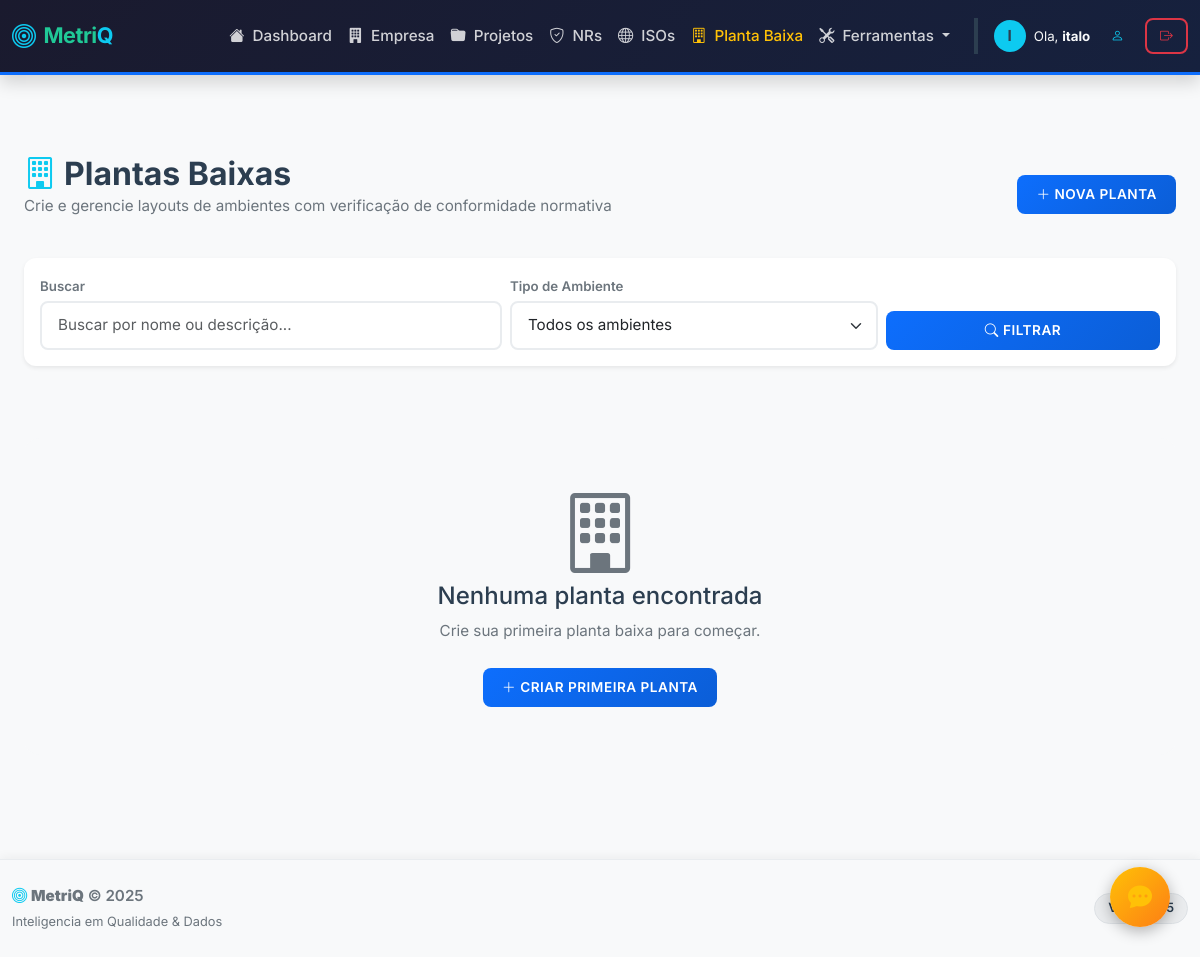
/planta-baixa (signed in), run on an earlier commit of the app's database.
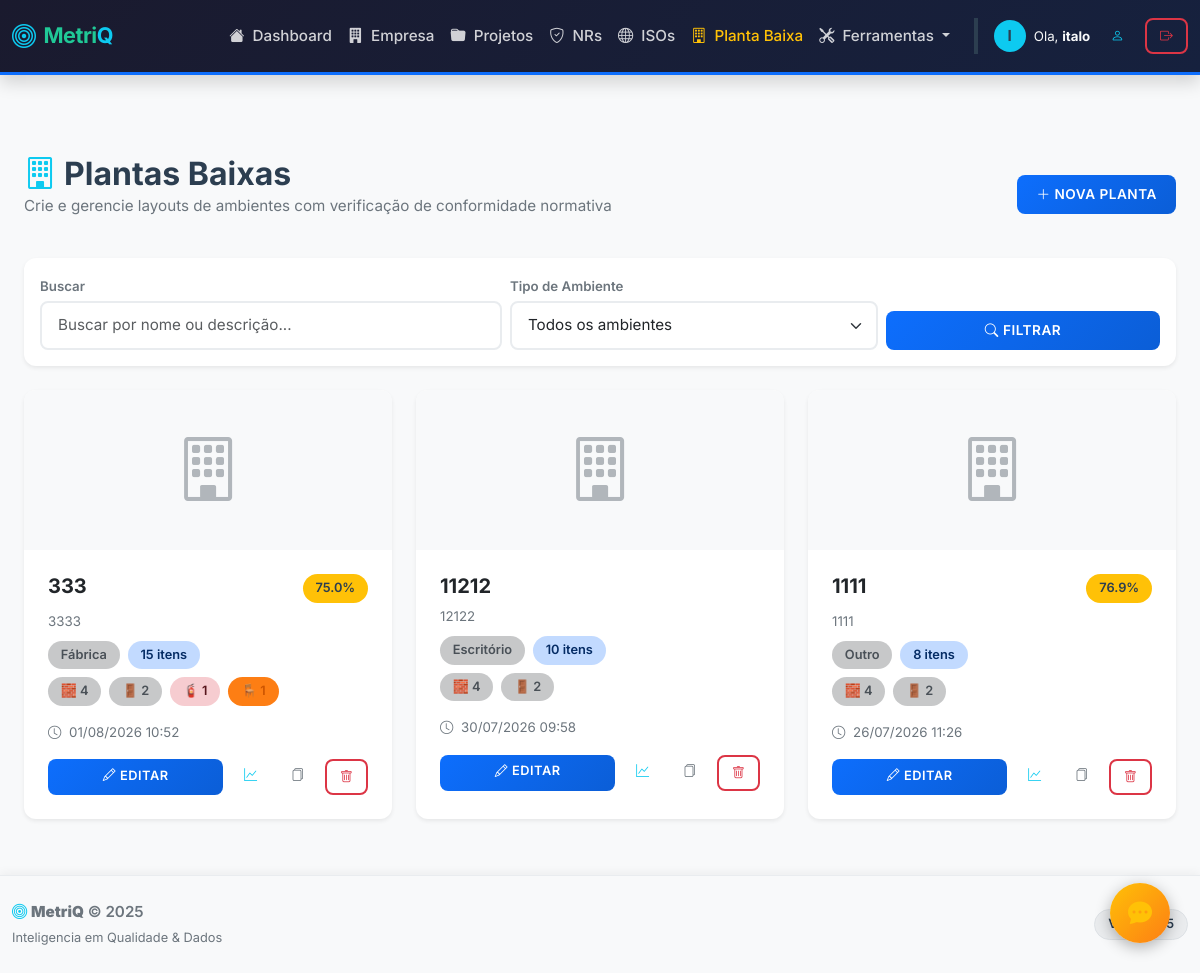
And on a later commit of the database.
### qualidade_flask/models.py (models this page shows, shortened)
class PlantaBaixa(db.Model):
    __tablename__ = 'planta_baixa'
    id = db.Column(db.Integer, primary_key=True)
    nome = db.Column(db.String(200), nullable=False)
    descricao = db.Column(db.Text, default='')
    tipo_ambiente = db.Column(db.String(50), default='')
    setor = db.Column(db.String(100), default='')
    area_total_m2 = db.Column(db.Float, default=0.0)
    largura_real = db.Column(db.Float, default=0.0)
    altura_real = db.Column(db.Float, default=0.0)
    canvas_data = db.Column(db.JSON)
    thumbnail = db.Column(db.Text, default='')
    checklist_conformidade = db.Column(db.JSON, default=dict)
    observacoes_conformidade = db.Column(db.JSON, default=dict)
    data_criacao = db.Column(db.DateTime, default=datetime.now)
    data_atualizacao = db.Column(db.DateTime, default=datetime.now, onupdate=datetime.now)
    user_id = db.Column(db.Integer, db.ForeignKey('user.id'), nullable=False, index=True)
    empresa_id = db.Column(db.Integer, db.ForeignKey('empresa.id'), nullable=True, index=True)
    def contar_objetos(self):
        default = {'total': 0, 'paredes': 0, 'portas': 0, 'janelas': 0, 'extintores': 0, 'saidas': 0, 'maquinas': 0,
                   'mesas': 0, 'cadeiras': 0, 'lava_olhos': 0, 'sinalizacao': 0, 'colunas': 0, 'escadas': 0, 'area_m2': 0}
        if not self.canvas_data or not isinstance(self.canvas_data, dict):
            return default
        objetos = self.canvas_data.get('objects', [])
        if not isinstance(objetos, list):
            return default
        total = len(objetos)
        return {
            'total': total,
            'paredes': sum(1 for o in objetos if o.get('objectType') == 'parede'),
            'portas': sum(1 for o in objetos if o.get('objectType') == 'porta'),
            'janelas': sum(1 for o in objetos if o.get('objectType') == 'janela'),
            'extintores': sum(1 for o in objetos if o.get('objectType') == 'extintor'),
            'saidas': sum(1 for o in objetos if o.get('objectType') == 'saida'),
            'maquinas': sum(1 for o in objetos if o.get('objectType') == 'maquina'),
            'mesas': sum(1 for o in objetos if o.get('objectType') == 'mesa'),
            'cadeiras': sum(1 for o in objetos if o.get('objectType') == 'cadeira'),
            'lava_olhos': sum(1 for o in objetos if o.get('objectType') == 'lava_olhos'),
            'sinalizacao': sum(1 for o in objetos if o.get('objectType') == 'sinalizacao'),
            'colunas': sum(1 for o in objetos if o.get('objectType') == 'coluna'),
            'escadas': sum(1 for o in objetos if o.get('objectType') == 'escada'),
            'area_m2': float(self.area_total_m2 or 0)
        }
    def calcular_conformidade(self):
        default_stats = {'total': 0, 'conformes': 0, 'nao_conformes': 0, 'nao_aplicaveis': 0, 'percentual': 0}
        if not self.checklist_conformidade:
            return 0, default_stats
        respostas = self.checklist_conformidade
        total = len(respostas)
        conformes = sum(1 for r in respostas.values() if r == 'conforme')
        nao_conformes = sum(1 for r in respostas.values() if r == 'nao_conforme')
        nao_aplicaveis = sum(1 for r in respostas.values() if r == 'nao_aplicavel')
        total_aplicaveis = total - nao_aplicaveis
        percentual = round((conformes / total_aplicaveis) * 100, 1) if total_aplicaveis > 0 else 0
        stats = {'total': total, 'conformes': conformes, 'nao_conformes': nao_conformes, 'nao_aplicaveis': nao_aplicaveis, 'percentual': percentual}
        return percentual, stats

### qualidade_flask/blueprints/planta_baixa.py (the view)
@planta_baixa.route('/planta-baixa')
@login_required
def lista():
    busca = request.args.get('busca', '')
    tipo_filtro = request.args.get('tipo', '')
    query = PlantaBaixa.query.filter_by(user_id=current_user.id)
    if busca:
        query = query.filter(
            (PlantaBaixa.nome.ilike(f'%{busca}%')) |
            (PlantaBaixa.descricao.ilike(f'%{busca}%'))
        )
    if tipo_filtro:
        query = query.filter(PlantaBaixa.tipo_ambiente == tipo_filtro)
    plantas = query.order_by(PlantaBaixa.data_atualizacao.desc()).all()
    tipos = db.session.query(PlantaBaixa.tipo_ambiente).filter(
        PlantaBaixa.user_id == current_user.id,
        PlantaBaixa.tipo_ambiente != '',
        PlantaBaixa.tipo_ambiente.isnot(None)
    ).distinct().all()
    tipos = [t[0] for t in tipos if t[0]]
    return render_template('planta_baixa/lista.html', plantas=plantas, busca=busca, tipo_filtro=tipo_filtro, tipos=tipos)

### qualidade_flask/templates/planta_baixa/lista.html (shortened to what the changed rows need)
{% extends "base.html" %}
{% block content %}
<div class="container py-4">
    <div class="d-flex justify-content-between align-items-center mb-4">
        <div>
            <h2 class="fw-bold mb-0"><i class="bi bi-building text-info me-2"></i>Plantas Baixas</h2>
        </div>
    </div>
    {% if plantas %}
    <div class="row g-4">
        {% for planta in plantas %}
        {% set stats = planta.contar_objetos() %}
        {% set pct_conformidade, _ = planta.calcular_conformidade() %}
        <div class="col-md-6 col-lg-4">
            <div class="card h-100 border-0 shadow-sm hover-shadow transition">
                {% if planta.thumbnail %}
                <div class="card-img-top bg-light" style="height:160px;overflow:hidden;">
                    <img src="{{ planta.thumbnail }}" alt="{{ planta.nome }}" style="width:100%;height:100%;object-fit:contain;">
                </div>
                {% else %}
                <div class="card-img-top bg-light d-flex align-items-center justify-content-center" style="height:160px;">
                    <i class="bi bi-building display-3 text-muted opacity-50"></i>
                </div>
                {% endif %}
                <div class="card-body">
                    <div class="d-flex justify-content-between align-items-start mb-2">
                        <h5 class="card-title fw-bold mb-0 text-truncate">{{ planta.nome }}</h5>
                        {% if pct_conformidade > 0 %}
                        <span class="badge {% if pct_conformidade >= 80 %}bg-success{% elif pct_conformidade >= 50 %}bg-warning text-dark{% else %}bg-danger{% endif %}">
                            {{ pct_conformidade }}%
                        </span>
                        {% endif %}
                    </div>
                    {% if planta.descricao %}
                    <p class="card-text text-muted small mb-2">{{ planta.descricao[:80] }}{% if planta.descricao|length > 80 %}...{% endif %}</p>
                    {% endif %}
                    <div class="d-flex gap-2 flex-wrap mb-2 small">
                        {% if planta.tipo_ambiente %}
                        <span class="badge bg-dark bg-opacity-25 text-dark-emphasis fw-semibold">{{ planta.tipo_ambiente }}</span>
                        {% endif %}
                        {% if stats.total > 0 %}
                        <span class="badge bg-primary bg-opacity-25 text-primary-emphasis fw-semibold">{{ stats.total }} itens</span>
                        {% endif %}
                    </div>
                    <div class="d-flex gap-2 flex-wrap mb-3 small">
                        {% if stats.paredes > 0 %}<span class="badge bg-dark bg-opacity-25 text-dark-emphasis fw-semibold">🧱 {{ stats.paredes }}</span>{% endif %}
                        {% if stats.portas > 0 %}<span class="badge bg-dark bg-opacity-25 text-dark-emphasis fw-semibold">🚪 {{ stats.portas }}</span>{% endif %}
                        {% if stats.extintores > 0 %}<span class="badge bg-danger bg-opacity-25 text-danger-emphasis fw-semibold">🧯 {{ stats.extintores }}</span>{% endif %}
                        {% if stats.mesas > 0 %}<span class="badge bg-orange bg-opacity-25 text-orange-emphasis fw-semibold">🪑 {{ stats.mesas }}</span>{% endif %}
                    </div>
                    <div class="text-muted small mb-3">
                        <i class="bi bi-clock me-1"></i>
                        {{ planta.data_atualizacao.strftime('%d/%m/%Y %H:%M') if planta.data_atualizacao else planta.data_criacao.strftime('%d/%m/%Y %H:%M') }}
                    </div>
                    <div class="d-flex gap-2">
                        <a href="{{ url_for('planta_baixa.construtor', id=planta.id) }}" class="btn btn-primary btn-sm flex-grow-1">
                            <i class="bi bi-pencil me-1"></i>Editar
                        </a>
                        <a href="{{ url_for('planta_baixa.analise', id=planta.id) }}" class="btn btn-outline-info btn-sm" title="Análise de Conformidade">
                            <i class="bi bi-graph-up"></i>
                        </a>
                        <form action="{{ url_for('planta_baixa.duplicar', id=planta.id) }}" method="POST" style="display:inline;">
                            <button type="submit" class="btn btn-outline-secondary btn-sm" title="Duplicar">
                                <i class="bi bi-files"></i>
                            </button>
                        </form>
                        <form action="{{ url_for('planta_baixa.excluir', id=planta.id) }}" method="POST" style="display:inline;" onsubmit="return confirm('Excluir esta planta permanentemente?')">
                            <button type="submit" class="btn btn-outline-danger btn-sm" title="Excluir">
                                <i class="bi bi-trash"></i>
                            </button>
                        </form>
                    </div>
                </div>
            </div>
        </div>
        {% endfor %}
    </div>
    {% else %}
    <div class="text-center py-5">
        <div class="bg-light rounded-4 p-5">
            <i class="bi bi-building display-1 text-muted mb-3"></i>
            <h4>Nenhuma planta encontrada</h4>
            <p class="text-muted">
                {% if busca %}Tente ajustar a busca ou filtros.{% else %}Crie sua primeira planta baixa para começar.{% endif %}
            </p>
            {% if not busca %}
            <a href="{{ url_for('planta_baixa.nova') }}" class="btn btn-primary btn-lg mt-2">
                <i class="bi bi-plus-lg me-1"></i>Criar Primeira Planta
            </a>
            {% endif %}
        </div>
    </div>
    {% endif %}
</div>
{% endblock %}

What changed in the data, as far as the page shows it:
added PlantaBaixa: nome "333", pct_conformidade "75.0", descricao "3333", tipo_ambiente "Fábrica", total "15", paredes "4", portas "2", extintores "1", mesas "1", data_atualizacao "01/08/2026 10:52"
added PlantaBaixa: nome "11212", descricao "12122", tipo_ambiente "Escritório", total "10", paredes "4", portas "2", data_atualizacao "30/07/2026 09:58"
added PlantaBaixa: nome "1111", pct_conformidade "76.9", descricao "1111", tipo_ambiente "Outro", total "8", paredes "4", portas "2", data_atualizacao "26/07/2026 11:26"
Also different on the page:
text no longer shown: "Nenhuma planta encontrada Crie sua primeira planta baixa para começar. CRIAR PRIMEIRA PLANTA"
